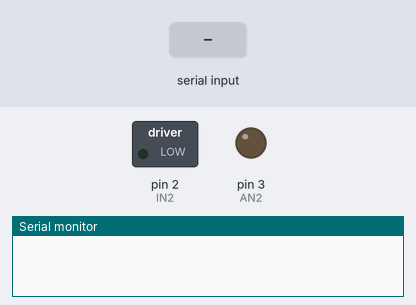
A sketch run on a simulated Arduino Nano Every. Parts: switched loads named in the sketch (green lamp = pin HIGH), output pins drawn as LEDs (lit = HIGH), the last lines printed to the serial monitor. The inputs (shaded band) are chosen by the test bench.

Above: at 1.2 s.
1.3 s: "EXTEND\n" received over Serial
At 1.9 s:
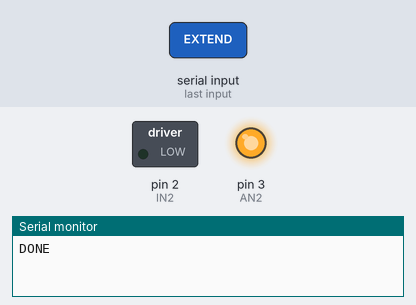
4.3 s: "RETRACT\n" received over Serial
At 5.4 s:
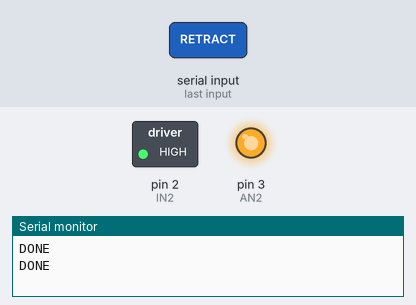
At 6.5 s:
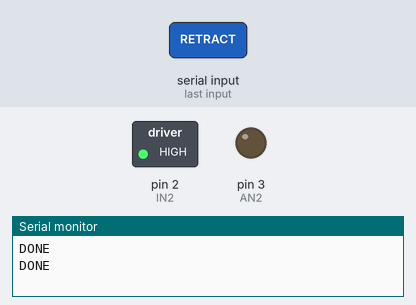
Timing chart, 0 to 8.0 s (numbered marks = the images above; inputs shaded):
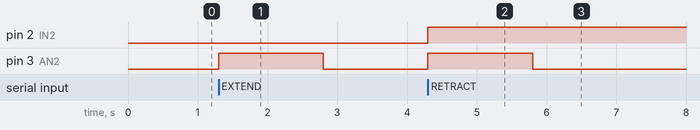

Measured:
- after the input at 1.3 s, pin 3 (AN2): LOW → HIGH at once, → LOW 1.5 s later
- after the input at 4.3 s, pin 2 (IN2): LOW → HIGH at once; pin 3 (AN2): LOW → HIGH at once, → LOW 1.5 s later

The sketch:

hardware.ino
```cpp
// Arduino Nano Every - Actuator Control
// Controls actuator via serial commands and reads ACS712 current sensor

const int IN2 = 2;    // Direction control
const int AN2 = 3;    // Speed control (PWM)
const int CURRENT_SENSOR_PIN = A0;  // Current sensor
const unsigned long WATCHDOG_TIMEOUT = 1500; // ms
unsigned long lastCommandTime = 0;
bool motorStopped = true;

void setup() {
  analogWrite(AN2, 0);
  pinMode(IN2, OUTPUT);
  pinMode(AN2, OUTPUT);
  pinMode(CURRENT_SENSOR_PIN, INPUT);
  Serial.begin(115200);
  stopMotor();
  lastCommandTime = millis();
}

void loop() {
  if (Serial.available()) {
    String cmd = Serial.readStringUntil('\n');
    cmd.trim();
    if (cmd == "EXTEND") {
      extend();
      Serial.println("DONE");
      lastCommandTime = millis();
      motorStopped = false;
    } else if (cmd == "RETRACT") {
      retract();
      Serial.println("DONE");
      lastCommandTime = millis();
      motorStopped = false;
    } else if (cmd == "STOP") {
      stopMotor();
      Serial.println("DONE");
      lastCommandTime = millis();
      motorStopped = true;
    } else if (cmd == "READ") {
      int current = analogRead(CURRENT_SENSOR_PIN);
      Serial.print("CURRENT:");
      Serial.println(current);
      lastCommandTime = millis();
    } else if (cmd == "PING") {
      Serial.println("PONG");
      lastCommandTime = millis();
    }
  }
  // Watchdog: stop if no command for timeout
  if (!motorStopped && (millis() - lastCommandTime > WATCHDOG_TIMEOUT)) {
    stopMotor();
    motorStopped = true;
  }
}

void extend() {
  digitalWrite(IN2, LOW);
  analogWrite(AN2, 255);  // Full speed
}

void retract() {
  digitalWrite(IN2, HIGH);
  analogWrite(AN2, 255);  // Full speed
}

void stopMotor() {
  analogWrite(AN2, 0);  // Stop motor
}
```
